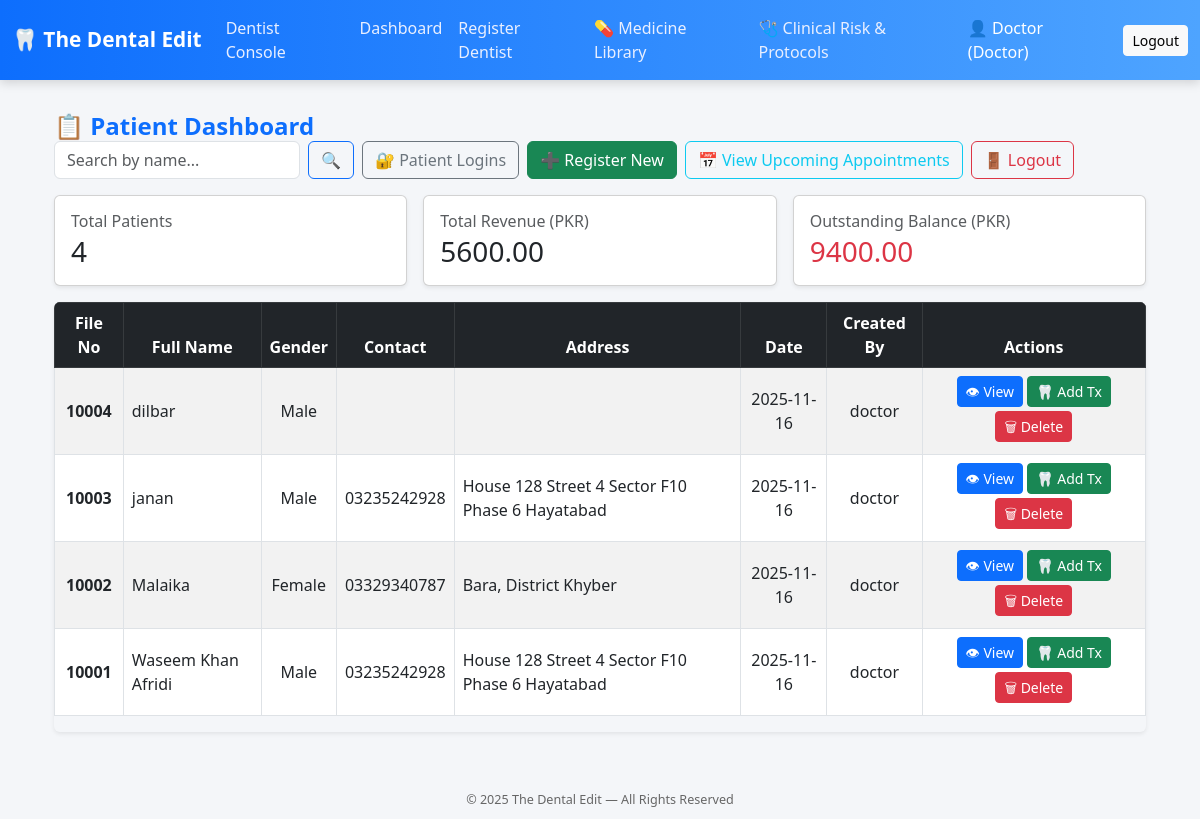
Before: /dashboard_main (signed in) with the older database file.
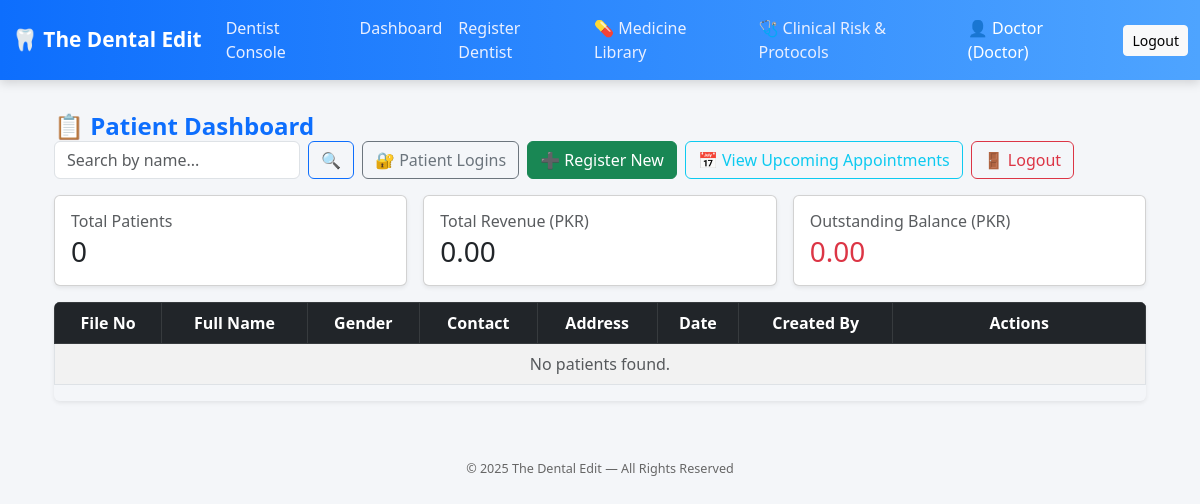
After: the same page with the newer database file.
### Dentaleditapp.py (models this page shows, shortened)
class Patient(db.Model):
    __tablename__ = 'patients'
    id = db.Column(db.Integer, primary_key=True)
    file_no = db.Column(db.String(50), unique=True)
    full_name = db.Column(db.String(150))
    father_or_spouse_name = db.Column(db.String(150))
    gender = db.Column(db.String(20))
    dob_or_age = db.Column(db.String(50))
    marital_status = db.Column(db.String(50))
    occupation = db.Column(db.String(100))
    contact = db.Column(db.String(50))
    email = db.Column(db.String(100))
    cnic = db.Column(db.String(20))
    address = db.Column(db.Text)
    date = db.Column(db.String(20), default=date.today().strftime("%Y-%m-%d"))
    created_by = db.Column(db.String(100))
    heart_disease = db.Column(db.String(10))
    blood_pressure = db.Column(db.String(10))
    diabetes = db.Column(db.String(10))
    asthma = db.Column(db.String(10))
    tuberculosis = db.Column(db.String(10))
    hepatitis = db.Column(db.String(10))
    bleeding_disorder = db.Column(db.String(10))
    epilepsy = db.Column(db.String(10))
    thyroid_disorder = db.Column(db.String(10))
    kidney_disease = db.Column(db.String(10))
    stomach_ulcers = db.Column(db.String(10))
    psychiatric_disorder = db.Column(db.String(10))
    medications = db.Column(db.Text)
    allergies = db.Column(db.Text)
    other_health = db.Column(db.Text)
    pregnant = db.Column(db.String(10))
    breastfeeding = db.Column(db.String(10))
    pregnancy_weeks = db.Column(db.String(20))
    surgery_history = db.Column(db.Text)
    last_dental_visit = db.Column(db.String(50))
    last_dental_reason = db.Column(db.String(50))
    treat_fillings = db.Column(db.String(10))
    treat_rct = db.Column(db.String(10))
    treat_crowns = db.Column(db.String(10))
    treat_extractions = db.Column(db.String(10))
    treat_scaling = db.Column(db.String(10))
    treat_denture = db.Column(db.String(10))
    treat_braces = db.Column(db.String(10))
    treat_implant = db.Column(db.String(10))
    treat_other = db.Column(db.String(100))
    bad_experience = db.Column(db.String(10))
    bad_experience_details = db.Column(db.Text)
    gum_bleeding = db.Column(db.String(10))
    gum_loose = db.Column(db.String(10))
    gum_badbreath = db.Column(db.String(10))
    gum_none = db.Column(db.String(10))
    sensitive_teeth = db.Column(db.String(10))
    frequent_cavities = db.Column(db.String(10))
    caries_none = db.Column(db.String(10))
    fractured_tooth = db.Column(db.String(10))
    jaw_accident = db.Column(db.String(10))
    trauma_none = db.Column(db.String(10))
    prosthesis_crown = db.Column(db.String(10))
    prosthesis_denture = db.Column(db.String(10))
    prosthesis_implant = db.Column(db.String(10))
    prosthesis_braces = db.Column(db.String(10))
    prosthesis_none = db.Column(db.String(10))
    uses_tobacco = db.Column(db.String(10))
    uses_naswar = db.Column(db.String(10))
    uses_paan = db.Column(db.String(10))
    uses_smoke = db.Column(db.String(10))
    smoking_frequency = db.Column(db.String(100))
    tmj_issue = db.Column(db.Text)
    tmj_notes = db.Column(db.Text)
    oral_hygiene = db.Column(db.Text)
    caries_risk = db.Column(db.Text)
    soft_tissue_notes = db.Column(db.Text)
    dental_notes = db.Column(db.Text)
    cases = db.relationship('Case', backref='patient', cascade="all, delete-orphan", lazy='joined')
    treatments = db.relationship('Treatment', backref='patient', cascade="all, delete-orphan", lazy='joined')
    visits = db.relationship('Visit', backref='patient', cascade="all, delete-orphan", lazy=True)

### Dentaleditapp.py (the view)
@app.route("/dashboard_main")
def dashboard_main():
    if not require_role(["doctor", "assistant"]):
        return redirect(url_for("login"))
    q = request.args.get("q", "")
    if q:
        patients = Patient.query.filter(Patient.full_name.ilike(f"%{q}%")).all()
    else:
        patients = Patient.query.order_by(Patient.id.desc()).all()
    total_revenue = sum(p.amount_paid for p in Payment.query.all())
    total_outstanding = 0.0
    for patient in Patient.query.all():
        total_treatments = sum(t.amount for t in Treatment.query.filter_by(patient_id=patient.id))
        total_paid = sum(pm.amount_paid for pm in Payment.query.filter_by(patient_id=patient.id))
        total_outstanding += max(0.0, total_treatments - total_paid)
    total_patients = Patient.query.count()
    return render_template(
        "dashboard_main.html",
        patients=patients,
        q=q,
        total_revenue=total_revenue,
        total_outstanding=total_outstanding,
        total_patients=total_patients
    )

### Dentaleditapp.py (called while the page is built)
def require_role(roles):
    return session.get("role") in roles

### templates/dashboard_main.html
{% extends "layout.html" %}
{% block content %}
<div class="container mt-3">
  <div class="d-flex flex-wrap justify-content-between align-items-center mb-3">
    <h4 class="mb-3 mb-md-0 text-primary fw-bold">📋 Patient Dashboard</h4>
    <div class="d-flex flex-wrap gap-2 align-items-center">
      <form method="get" action="{{ url_for('dashboard_main') }}" class="d-flex" style="max-width: 300px;">
        <input type="text" name="q" value="{{ q }}" class="form-control me-2" placeholder="Search by name...">
        <button class="btn btn-outline-primary" type="submit">🔍</button>
      </form>
      <a href="{{ url_for('patient_logins') }}" class="btn btn-outline-secondary">🔐 Patient Logins</a>
      <a href="{{ url_for('patient_registration') }}" class="btn btn-success">➕ Register New</a>
      <a href="{{ url_for('due_appointments') }}" class="btn btn-outline-info">📅 View Upcoming Appointments</a>
      <a href="{{ url_for('logout') }}" class="btn btn-outline-danger">🚪 Logout</a>
    </div>
  </div>
  <div class="row g-3 mb-3">
    <div class="col-12 col-md-4">
      <div class="card shadow-sm">
        <div class="card-body">
          <h6 class="card-title text-muted mb-1">Total Patients</h6>
          <h3 class="card-text">{{ total_patients if total_patients is not none else patients|length }}</h3>
        </div>
      </div>
    </div>
    <div class="col-12 col-md-4">
      <div class="card shadow-sm">
        <div class="card-body">
          <h6 class="card-title text-muted mb-1">Total Revenue (PKR)</h6>
          <h3 class="card-text">{{ "%.2f"|format(total_revenue) if total_revenue is not none else "0.00" }}</h3>
        </div>
      </div>
    </div>
    <div class="col-12 col-md-4">
      <div class="card shadow-sm">
        <div class="card-body">
          <h6 class="card-title text-muted mb-1">Outstanding Balance (PKR)</h6>
          <h3 class="card-text text-danger">{{ "%.2f"|format(total_outstanding) if total_outstanding is not none else "0.00" }}</h3>
        </div>
      </div>
    </div>
  </div>
  <div class="table-responsive shadow-sm rounded">
    <table class="table table-striped table-bordered align-middle">
      <thead class="table-dark text-center">
        <tr>
          <th>File No</th>
          <th>Full Name</th>
          <th>Gender</th>
          <th>Contact</th>
          <th>Address</th>
          <th>Date</th>
          <th>Created By</th>
          <th style="min-width:170px">Actions</th>
        </tr>
      </thead>
      <tbody>
        {% for p in patients %}
        <tr>
          <td class="text-center fw-bold">{{ p.file_no }}</td>
          <td>{{ p.full_name }}</td>
          <td class="text-center">{{ p.gender }}</td>
          <td>{{ p.contact }}</td>
          <td>{{ p.address }}</td>
          <td class="text-center">{{ p.date }}</td>
          <td class="text-center">{{ p.created_by }}</td>
          <td class="text-center">
            <a href="{{ url_for('view_patient', patient_id=p.id) }}" class="btn btn-sm btn-primary mb-1">👁 View</a>
            {% if session.get('role') in ['doctor', 'assistant'] %}
              <a href="{{ url_for('add_treatment', patient_id=p.id) }}" class="btn btn-sm btn-success mb-1">🦷 Add Tx</a>
            {% endif %}
            {% if session.get('role') == 'doctor' %}
              <a href="{{ url_for('delete_patient', patient_id=p.id) }}" class="btn btn-sm btn-danger mb-1" onclick="return confirm('Delete patient? This cannot be undone.')">🗑 Delete</a>
            {% endif %}
          </td>
        </tr>
        {% else %}
        <tr>
          <td colspan="8" class="text-center text-muted">No patients found.</td>
        </tr>
        {% endfor %}
      </tbody>
    </table>
  </div>
</div>
{% endblock %}

### templates/layout.html (shortened to what this page needs)
<!DOCTYPE html>
<html lang="en">
<head>
  <link href="https://cdn.jsdelivr.net/npm/bootstrap@5.3.0/dist/css/bootstrap.min.css" rel="stylesheet">
</head>
<body>
<nav class="navbar navbar-expand-lg navbar-dark">
  <div class="container-fluid">
    <a class="navbar-brand" href="{% if session.get('role') in ['doctor','assistant'] %}
                                  {{ url_for('dashboard_main') }}
                                  {% elif session.get('role') == 'patient' %}
                                  {{ url_for('dashboard_patient') }}
                                  {% else %}
                                  {{ url_for('login') }}
                                  {% endif %}">
      🦷 The Dental Edit
    </a>
    <div class="collapse navbar-collapse" id="navbarNav">
      <ul class="navbar-nav me-auto mb-2 mb-lg-0">
        {% if session.get('role') == 'doctor' %}
        <li class="nav-item">
          <a class="nav-link" href="{{ url_for('doctor_dashboard') }}">Dentist Console</a>
        </li>
        {% endif %}
        {% if session.get('role') in ['doctor','assistant'] %}
        <li class="nav-item">
          <a class="nav-link" href="{{ url_for('dashboard_main') }}">Dashboard</a>
        </li>
        <li class="nav-item">
          <a class="nav-link" href="{{ url_for('register_dentist') }}">Register Dentist</a>
        </li>
        <li class="nav-item">
          <a class="nav-link" href="{{ url_for('medicine_master') }}">💊 Medicine Library</a>
        </li>
        <li class="nav-item">
          <a class="nav-link" href="{{ url_for('medical_risk_dashboard') }}">🩺 Clinical Risk & Protocols</a>
        </li>
        {% endif %}
      </ul>
      <div class="d-flex align-items-center">
        {% if session.get('username') %}
          <span class="navbar-text text-white me-3">
            👤 {{ session['username'] | capitalize }} ({{ session['role'] | capitalize }})
          </span>
          <a class="btn btn-light btn-sm" href="{{ url_for('logout') }}">Logout</a>
        {% else %}
          <a class="btn btn-light btn-sm" href="{{ url_for('login') }}">Login</a>
        {% endif %}
      </div>
    </div>
  </div>
</nav>
<div class="container py-3">
  {% block content %}{% endblock %}
</div>
<footer>
  <small>© {{ now().year if now else '2025' }} The Dental Edit — All Rights Reserved</small>
</footer>
</body>
</html>

### templates/layout.html (style rules this page uses)
body { background: #f4f6f9; font-family: "Segoe UI", system-ui, -apple-system, "Helvetica Neue", Arial; }
nav.navbar { background: linear-gradient(90deg, #0d6efd, #4ea4ff); box-shadow: 0 3px 10px rgba(0,0,0,0.15); }
.navbar-brand { font-weight: 700; font-size: 1.3rem; color: #fff !important; }
.nav-link { color: #e9efff !important; font-weight: 500; padding-left: 15px; padding-right: 15px; }
footer { text-align: center; padding: 10px; margin-top: 30px; color: #666; font-size: 0.9rem; }

Changed rows visible on the page:
removed Patient: file_no "10004", full_name "dilbar", gender "Male", date "2025-11-16", created_by "doctor"
removed Patient: file_no "10003", full_name "janan", gender "Male", contact "03235242928", address "House 128 Street 4 Sector F10 Phase 6 Hayatabad", date "2025-11-16", created_by "doctor"
removed Patient: file_no "10002", full_name "Malaika", gender "Female", contact "03329340787", address "Bara, District Khyber", date "2025-11-16", created_by "doctor"
removed Patient: file_no "10001", full_name "Waseem Khan Afridi", gender "Male", contact "03235242928", address "House 128 Street 4 Sector F10 Phase 6 Hayatabad", date "2025-11-16", created_by "doctor"
Other visible differences:
{{ total_patients if total_patients is not none else patients|length }}: "4" → "0"
{{ "%.2f"|format(total_revenue) if total_revenue is not none else "0.00" }}: "5600.00" → "0.00"
text no longer shown: "9400.00"
text now shown: "0.00 No patients found."
